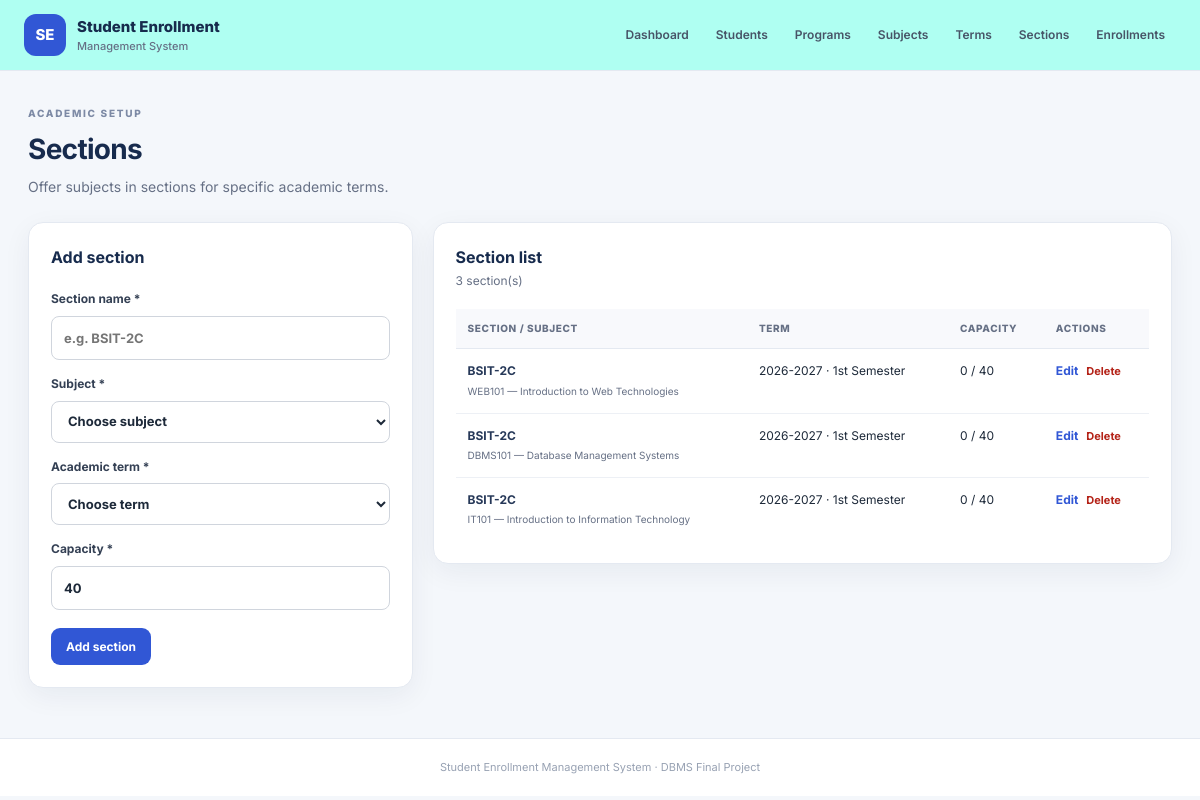
Screenshot of /sections.php with the database file from the repository.
### tables this page shows
CREATE TABLE IF NOT EXISTS Sections (
  section_id INT AUTO_INCREMENT PRIMARY KEY,
  section_name VARCHAR(30) NOT NULL,
  subject_id INT NOT NULL,
  term_id INT NOT NULL,
  capacity SMALLINT UNSIGNED NOT NULL DEFAULT 40,
  CONSTRAINT fk_sections_subject FOREIGN KEY (subject_id)
    REFERENCES Subjects(subject_id)
    ON UPDATE CASCADE ON DELETE RESTRICT,
  CONSTRAINT fk_sections_term FOREIGN KEY (term_id)
    REFERENCES Terms(term_id)
    ON UPDATE CASCADE ON DELETE RESTRICT,
  UNIQUE KEY uq_section (section_name, subject_id, term_id)
);

CREATE TABLE IF NOT EXISTS Subjects (
  subject_id INT AUTO_INCREMENT PRIMARY KEY,
  subject_code VARCHAR(20) NOT NULL UNIQUE,
  subject_name VARCHAR(100) NOT NULL,
  units TINYINT UNSIGNED NOT NULL DEFAULT 3
);

CREATE TABLE IF NOT EXISTS Terms (
  term_id INT AUTO_INCREMENT PRIMARY KEY,
  academic_year VARCHAR(9) NOT NULL,
  semester VARCHAR(20) NOT NULL,
  start_date DATE NULL,
  end_date DATE NULL,
  UNIQUE KEY uq_term (academic_year, semester)
);

### config.php (called while the page is built, shortened)
<?php
function h($value): string {
    return htmlspecialchars((string)($value ?? ''), ENT_QUOTES, 'UTF-8');
}

### sections.php (the view, shortened to what this page needs)
<?php
require 'config.php';
$subjects=$pdo->query('SELECT * FROM Subjects ORDER BY subject_code')->fetchAll();$terms=$pdo->query('SELECT * FROM Terms ORDER BY academic_year DESC,term_id DESC')->fetchAll();
$edit=null;if(isset($_GET['edit'])){$st=$pdo->prepare('SELECT * FROM Sections WHERE section_id=?');$st->execute([(int)$_GET['edit']]);$edit=$st->fetch();}
$rows=$pdo->query('SELECT sec.*,sub.subject_code,sub.subject_name,t.academic_year,t.semester,(SELECT COUNT(*) FROM EnrollmentDetails ed JOIN Enrollments e ON e.enrollment_id=ed.enrollment_id WHERE ed.section_id=sec.section_id AND e.status <> "Cancelled") enrolled FROM Sections sec JOIN Subjects sub ON sub.subject_id=sec.subject_id JOIN Terms t ON t.term_id=sec.term_id ORDER BY sec.section_id DESC')->fetchAll();
$pageTitle='Sections';require 'header.php';
?>
<div class="page-heading"><div><p class="eyebrow">ACADEMIC SETUP</p><h1>Sections</h1><p>Offer subjects in sections for specific academic terms.</p></div></div>
<div class="content-grid">
<section class="panel"><div class="panel-heading"><h2><?= $edit?'Edit section':'Add section' ?></h2></div>
<form method="post" class="form-grid one-col"><?= csrf_field() ?><input type="hidden" name="action" value="save"><input type="hidden" name="section_id" value="<?= (int)($edit['section_id']??0) ?>">
<label>Section name *<input required maxlength="30" name="section_name" value="<?= h($edit['section_name']??'') ?>" placeholder="e.g. BSIT-2C"></label>
<label>Subject *<select required name="subject_id"><option value="">Choose subject</option></select></label>
<label>Academic term *<select required name="term_id"><option value="">Choose term</option></select></label>
<label>Capacity *<input required type="number" min="1" max="500" name="capacity" value="<?= h($edit['capacity']??40) ?>"></label>
<div class="form-actions"><button class="btn" <?= (!$subjects||!$terms)?'disabled':'' ?>><?= $edit?'Save changes':'Add section' ?></button></div></form></section>
<section class="panel"><div class="panel-heading"><div><h2>Section list</h2><p><?= count($rows) ?> section(s)</p></div></div><div class="table-wrap"><table><thead><tr><th>Section / subject</th><th>Term</th><th>Capacity</th><th>Actions</th></tr></thead><tbody>
<?php foreach($rows as $r): ?><tr><td><strong><?= h($r['section_name']) ?></strong><small class="subtext"><?= h($r['subject_code'].' — '.$r['subject_name']) ?></small></td><td><?= h($r['academic_year'].' · '.$r['semester']) ?></td><td><?= (int)$r['enrolled'] ?> / <?= (int)$r['capacity'] ?></td><td class="actions"><a class="text-link" href="?edit=<?= (int)$r['section_id'] ?>">Edit</a><form method="post" onsubmit="return confirm('Delete this section?');"><?= csrf_field() ?><input type="hidden" name="action" value="delete"><input type="hidden" name="section_id" value="<?= (int)$r['section_id'] ?>"><button class="link-danger">Delete</button></form></td></tr><?php endforeach; ?>
<?php if(!$rows): ?><tr><td colspan="4" class="muted">No sections yet.</td></tr><?php endif; ?></tbody></table></div></section>
</div><?php require 'footer.php'; ?>

### header.php (shortened to what this page needs)
<!doctype html>
<html lang="en">
<head>
  <link rel="stylesheet" href="style.css">
</head>
<body>
<header class="topbar">
  <a class="brand" href="index.php"><span class="brand-icon">SE</span><span>Student Enrollment<small>Management System</small></span></a>
  <nav class="nav">
    <a href="index.php">Dashboard</a>
    <a href="students.php">Students</a>
    <a href="programs.php">Programs</a>
    <a href="subjects.php">Subjects</a>
    <a href="terms.php">Terms</a>
    <a href="sections.php">Sections</a>
    <a href="enrollments.php">Enrollments</a>
  </nav>
</header>
<main class="container">

### footer.php
</main>
<footer class="footer">Student Enrollment Management System · DBMS Final Project</footer>
</body>
</html>

### style.css (style rules this page uses)
:root { --navy: #172b4d; --blue: #3157d5; --blue-dark: #2445b5; --bg: #f4f7fb; --ink: #1d2939; --muted: #667085; --line: #e4e9f1; --white: #fff; --green: #13795b; --red: #b42318; --shadow: 0 8px 28px rgba(25, 42, 70, .06); }
* { box-sizing: border-box; }
body { margin: 0; background: var(--bg); color: var(--ink); font-family: Inter, Arial, sans-serif; font-size: 14px; line-height: 1.55; }
a { color: inherit; text-decoration: none; }
.topbar { background: #affff2; border-bottom: 1px solid var(--line); display: flex; align-items: center; justify-content: space-between; gap: 24px; padding: 14px max(24px, calc((100vw - 1440px) / 2)); position: sticky; top: 0; z-index: 5; }
.brand { display: flex; align-items: center; gap: 11px; font-weight: 800; color: var(--navy); font-size: 15px; white-space: nowrap; }
.brand small { display: block; font-size: 11px; color: var(--muted); font-weight: 500; }
.brand-icon { width: 42px; height: 42px; background: var(--blue); color: white; border-radius: 12px; display: grid; place-items: center; font-weight: 800; }
.nav { display: flex; gap: 5px; align-items: center; flex-wrap: wrap; }
.nav a { padding: 9px 11px; border-radius: 8px; color: #475467; font-weight: 600; font-size: 12px; }
.container { max-width: 1440px; margin: 0 auto; padding: 30px 28px 50px; }
.eyebrow { font-size: 10px; font-weight: 800; letter-spacing: 1.7px; color: #7d8aa5; margin: 0 0 6px; }
.btn { display: inline-flex; align-items: center; justify-content: center; gap: 7px; border: 0; border-radius: 9px; padding: 11px 15px; background: var(--blue); color: #fff; font-weight: 700; font-family: inherit; font-size: 12px; cursor: pointer; white-space: nowrap; }
.panel { background: white; border: 1px solid var(--line); border-radius: 15px; padding: 22px; box-shadow: var(--shadow); min-width: 0; }
.panel-heading { display: flex; align-items: center; justify-content: space-between; gap: 12px; margin-bottom: 18px; }
.panel-heading h2 { font-size: 16px; margin: 0 0 3px; color: var(--navy); }
.panel-heading p { margin: 0; color: var(--muted); font-size: 12px; }
.text-link { color: var(--blue); font-size: 12px; font-weight: 700; }
.page-heading { display: flex; justify-content: space-between; align-items: center; gap: 18px; margin: 5px 0 24px; }
.page-heading h1 { font-size: 28px; letter-spacing: -.7px; color: var(--navy); margin: 0 0 5px; }
.page-heading p:not(.eyebrow) { color: var(--muted); margin: 0; }
.content-grid { display: grid; grid-template-columns: minmax(280px, .78fr) minmax(0, 1.5fr); gap: 20px; align-items: start; }
.form-grid { display: grid; grid-template-columns: repeat(2, minmax(0, 1fr)); gap: 15px; }
.form-grid.one-col { grid-template-columns: 1fr; }
.form-grid label { display: flex; flex-direction: column; gap: 7px; color: #344054; font-size: 12px; font-weight: 700; }
.form-grid input, .form-grid select, .search-form input, .status-form select { width: 100%; min-width: 0; border: 1px solid #d0d5dd; border-radius: 8px; background: white; padding: 11px 12px; font: inherit; font-size: 13px; color: var(--ink); outline: none; }
.form-actions { grid-column: 1 / -1; display: flex; gap: 9px; align-items: center; margin-top: 3px; }
.table-wrap { overflow-x: auto; width: 100%; }
table { width: 100%; border-collapse: collapse; text-align: left; font-size: 12px; }
th { color: #667085; background: #f8f9fc; font-size: 10px; text-transform: uppercase; letter-spacing: .6px; font-weight: 800; padding: 12px; border-bottom: 1px solid var(--line); white-space: nowrap; }
td { padding: 13px 12px; border-bottom: 1px solid #edf0f5; vertical-align: top; }
tbody tr:last-child td { border-bottom: 0; }
td strong { color: #263858; }
.subtext { display: block; font-size: 10px; color: var(--muted); margin-top: 3px; }
.actions { white-space: nowrap; }
.actions form { display: inline-block; margin-left: 8px; }
.link-danger { border: 0; background: none; color: var(--red); font: inherit; font-size: 11px; font-weight: 700; cursor: pointer; padding: 0; }
.footer { text-align: center; padding: 20px; color: #98a2b3; font-size: 11px; border-top: 1px solid var(--line); background: white; }

### rows the page displays
sections: section_name "BSIT-2C", subject.subject_name "WEB101 — Introduction to Web Technologies", term.semester "2026-2027 · 1st Semester", enrolled "0", capacity "40"
sections: section_name "BSIT-2C", subject.subject_name "DBMS101 — Database Management Systems", term.semester "2026-2027 · 1st Semester", enrolled "0", capacity "40"
sections: section_name "BSIT-2C", subject.subject_name "IT101 — Introduction to Information Technology", term.semester "2026-2027 · 1st Semester", enrolled "0", capacity "40"

### other values shown
count($rows) "3"
